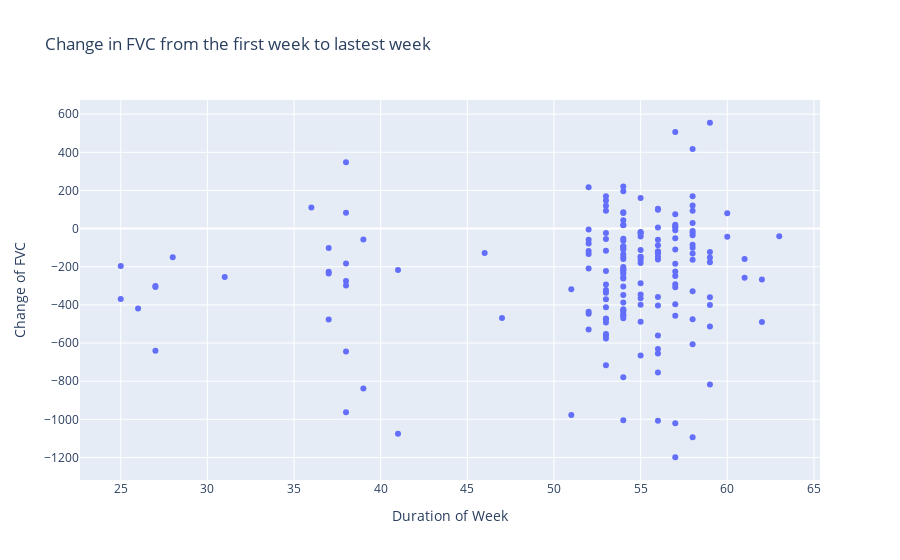

The cell this chart's notebook holds for it:
### Code cell
# get the list of values per patients
FVC_value = train.groupby('Patient')['FVC'].apply(list).to_frame()
Week_value = train.groupby('Patient')['Weeks'].apply(list).to_frame()

# set up df contains the change of FVC from first week to the lastest week
change_in_FVC = dict({'Change of FVC': FVC_value["FVC"].str[-1] - FVC_value["FVC"].str[0], 
                      'Duration of Week': Week_value["Weeks"].str[-1] - Week_value["Weeks"].str[0]})
FVC_df = pd.DataFrame(change_in_FVC)

# visualize such trend
px.scatter(FVC_df, x="Duration of Week", y="Change of FVC",title = 'Change in FVC from the first week to lastest week')

### Figure 1 — Plotly figure (JSON) as saved in the notebook; plotly's stock layout.template omitted (floating-point values rounded to 4 significant figures; data arrays with more than 128 entries replaced by an {"elided": "..."} marker saying what was removed)
{"data": [{"hovertemplate": "Duration of Week=%{x}<br>Change of FVC=%{y}<extra></extra>", "legendgroup": "", "marker": {"color": "#636efa", "symbol": "circle"}, "mode": "markers", "name": "", "orientation": "v", "showlegend": false, "type": "scatter", "x": {"elided": "176 int values"}, "xaxis": "x", "y": {"elided": "176 int values"}, "yaxis": "y"}], "layout": {"legend": {"tracegroupgap": 0}, "title": {"text": "Change in FVC from the first week to lastest week"}, "xaxis": {"anchor": "y", "domain": [0, 1], "title": {"text": "Duration of Week"}}, "yaxis": {"anchor": "x", "domain": [0, 1], "title": {"text": "Change of FVC"}}}}
